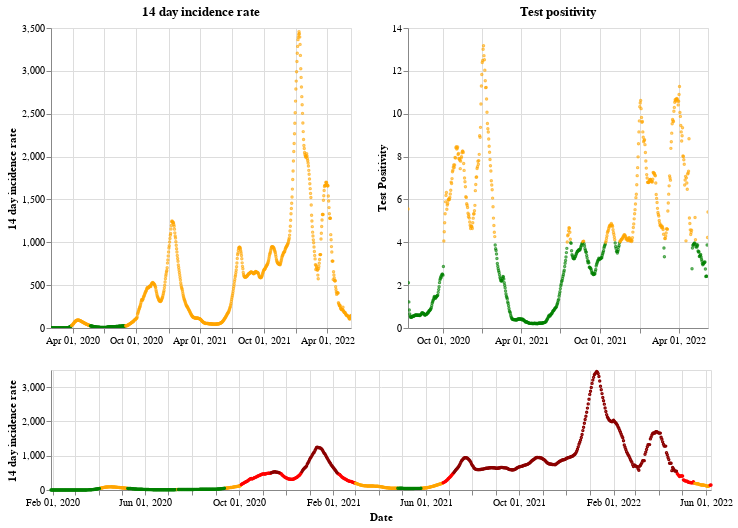

Write notebook code for a chart like this one.
### Markdown cell above
## England

### Code cell
plot_traffic_light('England')

### Figure 1 — Vega-Lite specification as saved in the notebook (floating-point values rounded to 4 significant figures; data arrays with more than 128 entries replaced by an {"elided": "..."} marker saying what was removed)
{"config": {"view": {"continuousWidth": 400, "continuousHeight": 300}}, "vconcat": [{"hconcat": [{"mark": {"type": "point", "size": 2}, "encoding": {"color": {"condition": {"value": "green", "test": "(datum.twoWeeklyCasesRate <= 25)"}, "value": "orange"}, "tooltip": [{"type": "nominal", "field": "areaName"}, {"type": "temporal", "field": "date"}, {"type": "quantitative", "field": "twoWeeklyCasesRate"}, {"type": "quantitative", "field": "testPositivity"}], "x": {"type": "temporal", "axis": {"title": ""}, "field": "date", "scale": {"domain": {"selection": "DateBrush"}}, "timeUnit": "yearmonthdate"}, "y": {"type": "quantitative", "axis": {"title": "14 day incidence rate"}, "field": "twoWeeklyCasesRate"}}, "title": "14 day incidence rate", "width": 300}, {"mark": {"type": "point", "size": 2}, "encoding": {"color": {"condition": {"value": "green", "test": "(datum.testPositivity <= 4)"}, "value": "orange"}, "tooltip": [{"type": "nominal", "field": "areaName"}, {"type": "temporal", "field": "date"}, {"type": "quantitative", "field": "twoWeeklyCasesRate"}, {"type": "quantitative", "field": "testPositivity"}], "x": {"type": "temporal", "axis": {"title": ""}, "field": "date", "scale": {"domain": {"selection": "DateBrush"}}, "timeUnit": "yearmonthdate"}, "y": {"type": "quantitative", "axis": {"title": "Test Positivity"}, "field": "testPositivity"}}, "title": "Test positivity", "width": 300}]}, {"layer": [{"mark": {"type": "point", "size": 2}, "encoding": {"color": {"condition": {"value": "orange", "test": "(((datum.testPositivity < 4) && (datum.twoWeeklyCasesRate >= 50)) && (datum.twoWeeklyCasesRate < 200))"}, "value": "red"}, "opacity": {"condition": {"value": 1, "test": "((datum.twoWeeklyCasesRate >= 50) && (datum.twoWeeklyCasesRate < 500))"}, "value": 0}, "tooltip": [{"type": "nominal", "field": "areaName"}, {"type": "temporal", "field": "date"}, {"type": "quantitative", "field": "twoWeeklyCasesRate"}, {"type": "quantitative", "field": "testPositivity"}], "x": {"type": "temporal", "axis": {"title": "Date"}, "field": "date", "timeUnit": "yearmonthdate"}, "y": {"type": "quantitative", "axis": {"title": "14 day incidence rate"}, "field": "twoWeeklyCasesRate"}}, "selection": {"DateBrush": {"type": "interval", "encodings": ["x"], "fields": ["Time"]}}}, {"mark": {"type": "point", "size": 2}, "encoding": {"color": {"value": "darkred"}, "opacity": {"condition": {"value": 1, "test": "(datum.twoWeeklyCasesRate >= 500)"}, "value": 0}, "tooltip": [{"type": "nominal", "field": "areaName"}, {"type": "temporal", "field": "date"}, {"type": "quantitative", "field": "twoWeeklyCasesRate"}, {"type": "quantitative", "field": "testPositivity"}], "x": {"type": "temporal", "axis": {"title": "Date"}, "field": "date", "timeUnit": "yearmonthdate"}, "y": {"type": "quantitative", "axis": {"title": "14 day incidence rate"}, "field": "twoWeeklyCasesRate"}}}, {"mark": {"type": "point", "size": 2}, "encoding": {"color": {"condition": {"value": "green", "test": "((datum.testPositivity < 4) && (datum.twoWeeklyCasesRate < 50))"}, "value": "orange"}, "opacity": {"condition": {"value": 1, "test": "(datum.twoWeeklyCasesRate < 50)"}, "value": 0}, "tooltip": [{"type": "nominal", "field": "areaName"}, {"type": "temporal", "field": "date"}, {"type": "quantitative", "field": "twoWeeklyCasesRate"}, {"type": "quantitative", "field": "testPositivity"}], "x": {"type": "temporal", "axis": {"title": "Date"}, "field": "date", "timeUnit": "yearmonthdate"}, "y": {"type": "quantitative", "axis": {"title": "14 day incidence rate"}, "field": "twoWeeklyCasesRate"}}}], "height": 120, "width": 660}], "data": {"name": "data-c85948ab9917c831385752e3fb18906d"}, "$schema": "https://vega.github.io/schema/vega-lite/v4.8.1.json", "datasets": {"data-c85948ab9917c831385752e3fb18906d": {"elided": "861 records"}}}
